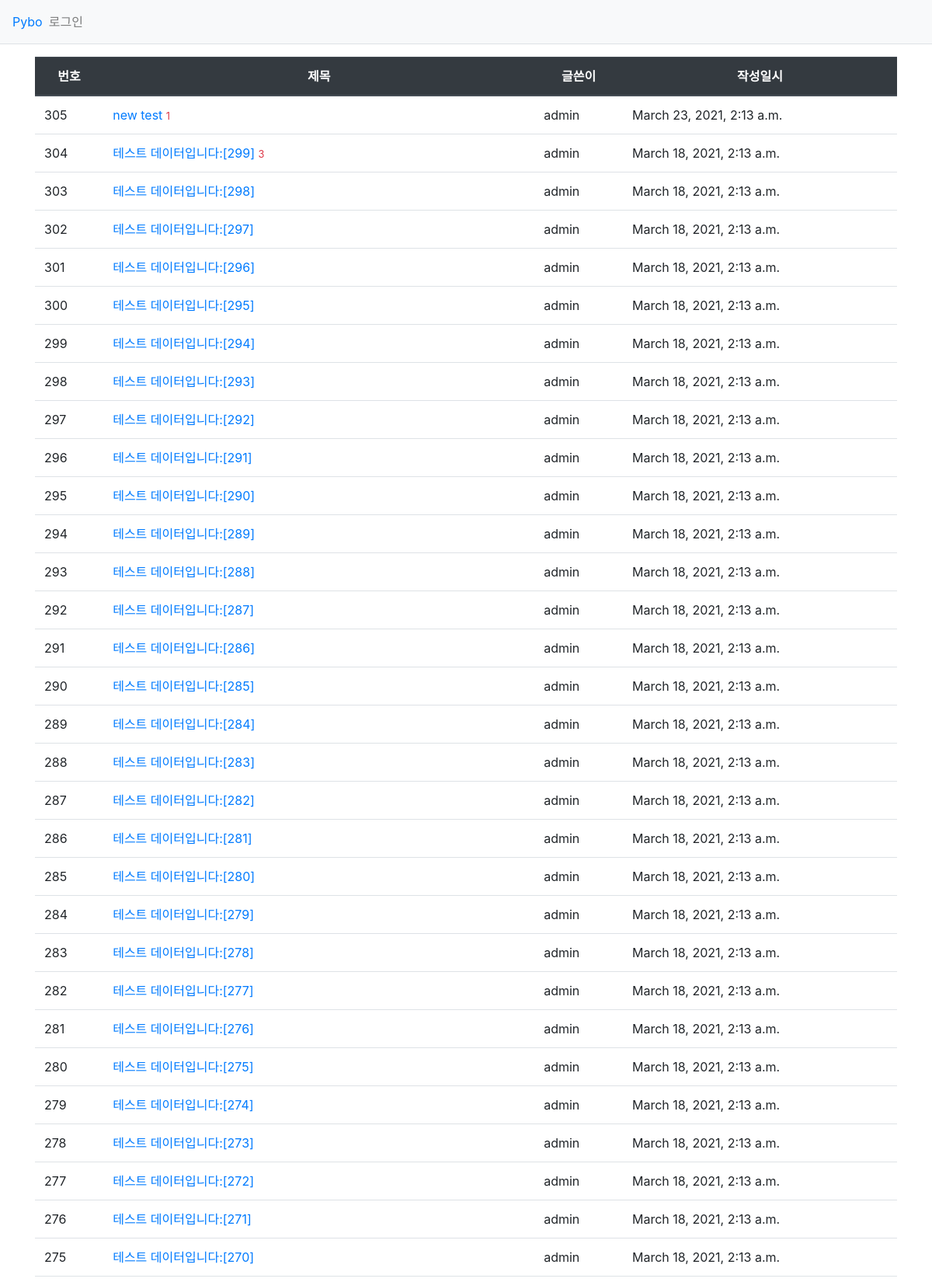
Screenshot of /pybo/ (upper part) with the database file from the repository.
### pybo/models.py (models this page shows, shortened)
class Question(models.Model):
    author = models.ForeignKey(User, on_delete = models.CASCADE, null = True)
    modify_date = models.DateTimeField(null=True, blank=True)
    subject = models.CharField(max_length = 200)    # 질문의 제목
    content = models.TextField()                    # 질문의 내용
    create_date = models.DateTimeField()            # 질문을 작성한 일시

### pybo/views.py (the view)
# urls.py: path('', views.index, name = 'index'),
def index(request):
    page = request.GET.get('page', '1')
    question_list = Question.objects.order_by('-create_date')
    paginator = Paginator(question_list, 50) #페이지 10개씩 보여주기
    page_obj = paginator.get_page(page)
    context = {'question_list': page_obj}
    return render(request, 'pybo/question_list.html', context)

### pybo/templatetags/pybo_filter.py (called while the page is built)
@register.filter
def sub(value, arg):
    return value - arg

### templates/pybo/question_list.html (shortened to what this page needs)
{% extends 'base.html' %}
{% load pybo_filter %}
{% block content %}
<div class="container my-3">
    <table class="table">
        <thead>
        <tr class="text-center thead-dark">
            <th>번호</th>
            <th style = "width:50%">제목</th>
            <th>글쓴이</th>
            <th>작성일시</th>
        </tr>
        </thead>
        <tbody>
        {% if question_list %}
        {% for question in question_list %}
        <tr class = "test-center">
            <td>{{ question_list.paginator.count|sub:question_list.start_index|sub:forloop.counter0|add:1 }}</td>
            <td class = "text-left">
                <a href="{% url 'pybo:detail' question.id %}">{{ question.subject }}</a>
                {% if question.answer_set.count > 0 %}
                <span class = "text-danger small ml -2">{{ question.answer_set.count }}</span>
                {% endif %}
            </td>
            <td>{{ question.author.username }}</td>
            <td>{{ question.create_date }}</td>
        </tr>
        {% endfor %}
        {% else %}
        <tr>
            <td colspan="3">질문이 없습니다.</td>
        </tr>
        {% endif %}
        </tbody>
    </table>
</div>
{% endblock %}

### rows the page displays
Question: paginator.count|sub "305", subject "new test", answer_set.count "1", author.username "admin", create_date "March 23, 2021, 2:13 a.m."
Question: paginator.count|sub "304", subject "테스트 데이터입니다:[299]", answer_set.count "3", author.username "admin", create_date "March 18, 2021, 2:13 a.m."
Question: paginator.count|sub "303", subject "테스트 데이터입니다:[298]", author.username "admin", create_date "March 18, 2021, 2:13 a.m."
Question: paginator.count|sub "302", subject "테스트 데이터입니다:[297]", author.username "admin", create_date "March 18, 2021, 2:13 a.m."
Question: paginator.count|sub "301", subject "테스트 데이터입니다:[296]", author.username "admin", create_date "March 18, 2021, 2:13 a.m."
Question: paginator.count|sub "300", subject "테스트 데이터입니다:[295]", author.username "admin", create_date "March 18, 2021, 2:13 a.m."
Question: paginator.count|sub "299", subject "테스트 데이터입니다:[294]", author.username "admin", create_date "March 18, 2021, 2:13 a.m."
Question: paginator.count|sub "298", subject "테스트 데이터입니다:[293]", author.username "admin", create_date "March 18, 2021, 2:13 a.m."
Question: paginator.count|sub "297", subject "테스트 데이터입니다:[292]", author.username "admin", create_date "March 18, 2021, 2:13 a.m."
Question: paginator.count|sub "296", subject "테스트 데이터입니다:[291]", author.username "admin", create_date "March 18, 2021, 2:13 a.m."
Question: paginator.count|sub "295", subject "테스트 데이터입니다:[290]", author.username "admin", create_date "March 18, 2021, 2:13 a.m."
Question: paginator.count|sub "294", subject "테스트 데이터입니다:[289]", author.username "admin", create_date "March 18, 2021, 2:13 a.m."
Question: paginator.count|sub "293", subject "테스트 데이터입니다:[288]", author.username "admin", create_date "March 18, 2021, 2:13 a.m."
Question: paginator.count|sub "292", subject "테스트 데이터입니다:[287]", author.username "admin", create_date "March 18, 2021, 2:13 a.m."
Question: paginator.count|sub "291", subject "테스트 데이터입니다:[286]", author.username "admin", create_date "March 18, 2021, 2:13 a.m."
Question: paginator.count|sub "290", subject "테스트 데이터입니다:[285]", author.username "admin", create_date "March 18, 2021, 2:13 a.m."
Question: paginator.count|sub "289", subject "테스트 데이터입니다:[284]", author.username "admin", create_date "March 18, 2021, 2:13 a.m."
Question: paginator.count|sub "288", subject "테스트 데이터입니다:[283]", author.username "admin", create_date "March 18, 2021, 2:13 a.m."
Question: paginator.count|sub "287", subject "테스트 데이터입니다:[282]", author.username "admin", create_date "March 18, 2021, 2:13 a.m."
Question: paginator.count|sub "286", subject "테스트 데이터입니다:[281]", author.username "admin", create_date "March 18, 2021, 2:13 a.m."
Question: paginator.count|sub "285", subject "테스트 데이터입니다:[280]", author.username "admin", create_date "March 18, 2021, 2:13 a.m."
Question: paginator.count|sub "284", subject "테스트 데이터입니다:[279]", author.username "admin", create_date "March 18, 2021, 2:13 a.m."
Question: paginator.count|sub "283", subject "테스트 데이터입니다:[278]", author.username "admin", create_date "March 18, 2021, 2:13 a.m."
Question: paginator.count|sub "282", subject "테스트 데이터입니다:[277]", author.username "admin", create_date "March 18, 2021, 2:13 a.m."
Question: paginator.count|sub "281", subject "테스트 데이터입니다:[276]", author.username "admin", create_date "March 18, 2021, 2:13 a.m."
Question: paginator.count|sub "280", subject "테스트 데이터입니다:[275]", author.username "admin", create_date "March 18, 2021, 2:13 a.m."
Question: paginator.count|sub "279", subject "테스트 데이터입니다:[274]", author.username "admin", create_date "March 18, 2021, 2:13 a.m."
Question: paginator.count|sub "278", subject "테스트 데이터입니다:[273]", author.username "admin", create_date "March 18, 2021, 2:13 a.m."
Question: paginator.count|sub "277", subject "테스트 데이터입니다:[272]", author.username "admin", create_date "March 18, 2021, 2:13 a.m."
Question: paginator.count|sub "276", subject "테스트 데이터입니다:[271]", author.username "admin", create_date "March 18, 2021, 2:13 a.m."
Question: paginator.count|sub "275", subject "테스트 데이터입니다:[270]", author.username "admin", create_date "March 18, 2021, 2:13 a.m."
